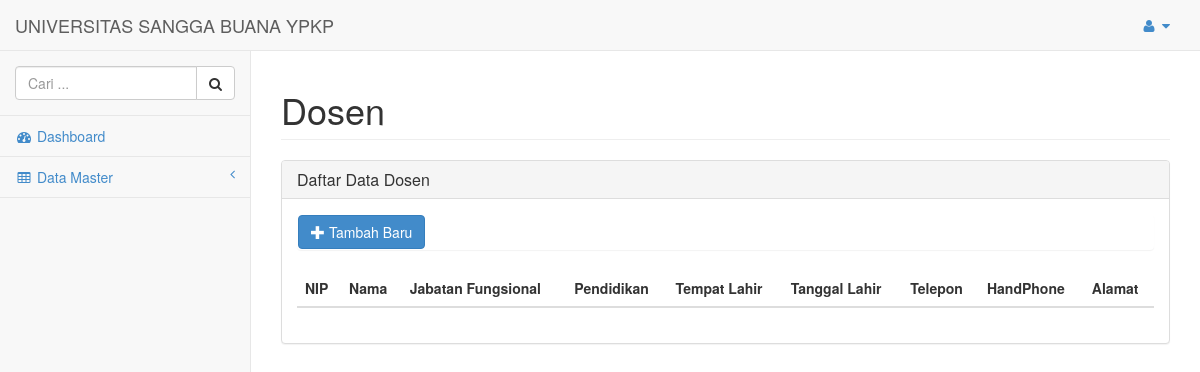
/index.php/pengaturan/dosen, run on an earlier commit of the app's database.
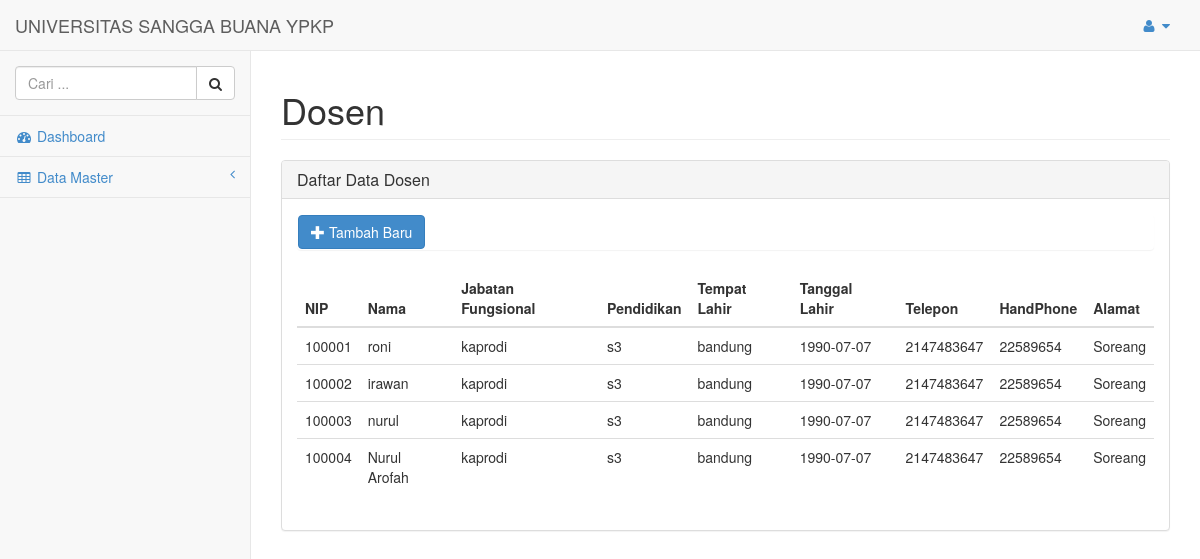
And on a later commit of the database.
### tables this page shows
CREATE TABLE `usb_dosen` (
  `nip` varchar(6) NOT NULL,
  `nm_dosen` varchar(30) NOT NULL,
  `jab_fungsional` varchar(20) NOT NULL,
  `pendidikan` varchar(20) NOT NULL,
  `tempat_lahir` varchar(30) NOT NULL,
  `tgl_lahir` date NOT NULL,
  `no_tlp` int(11) NOT NULL,
  `no_hp` int(11) NOT NULL,
  `alamat` text NOT NULL,
  PRIMARY KEY (`nip`)
);

### application/views/belakang/template.php (called while the page is built)
<?php
$this->load->view('belakang/header');
$this->load->view('belakang/sidebar');
$this->load->view('belakang/footer');

### application/controllers/pengaturan.php (called while the page is built, shortened)
<?php if ( ! defined('BASEPATH')) exit('No direct script access allowed');
class Pengaturan extends CI_Controller {
	public function __construct()
	{
		$this->load->model('mdosen');
	}
	public function dosen()
	{
		$data['records']=$this->mdosen->getAllDosen();
		$data['title']="Dosen";
		$data['maincontent']="belakang/form/dosen";
		$data['events']="belakang/javascript/dosen";
		$this->load->view('belakang/template', $data);
	}
}

### index.php (called while the page is built, shortened)
<?php
require_once BASEPATH.'core/CodeIgniter.php';

### application/models/mdosen.php (called while the page is built, shortened)
<?php if ( ! defined('BASEPATH')) exit('No direct script access allowed');
class Mdosen extends CI_Model {
	function getAllDosen()
	{
		$query=$this->db->get('usb_dosen');
		if($query->num_rows()>0){
			foreach ($query->result() as $row) {
				$xxx[]=$row;
			}
			return $xxx;
		}
	}
}

### application/views/belakang/form/dosen.php (the view, shortened to what this page needs)
<div class="panel panel-default">
	<div class="panel-heading">
    <h3 class="panel-title">Daftar Data Dosen</h3>
  </div>
    <div class="panel-body">
    	<div class="panel">
    		<button id="btambah" type="button" class="btn btn-primary" data-toggle="modal" data-target="#formBaru"><i class="glyphicon glyphicon-plus"></i> Tambah Baru</button>
    	</div>
    	<div class="table-responsive">
		    <table class="table table-hover display" id="example" cellspacing="0" width="100%">
		        <thead>
		            <tr>
		                <th>NIP</th>
		                <th>Nama</th>
		                <th>Jabatan Fungsional</th>
		                <th>Pendidikan</th>
		                <th>Tempat Lahir</th>
		                <th>Tanggal Lahir</th>
		                <th>Telepon</th>
		                <th>HandPhone</th>
		                <th>Alamat</th>
		            </tr>
		        </thead>
		        <tbody>
		        	<?php foreach ($records as $row): ?>
		            <tr>
		                <td><?php echo $row->nip; ?></td>
		                <td><?php echo $row->nm_dosen; ?></td>
		                <td><?php echo $row->jab_fungsional; ?></td>
		                <td><?php echo $row->pendidikan; ?></td>
		                <td><?php echo $row->tempat_lahir; ?></td>
		                <td><?php echo $row->tgl_lahir; ?></td>
		                <td><?php echo $row->no_tlp; ?></td>
		                <td><?php echo $row->no_hp; ?></td>
		                <td><?php echo $row->alamat; ?></td>
		            </tr>
		            <?php endforeach; ?>
		        </tbody>
		    </table>
		</div>
    </div>
</div>

### application/views/belakang/header.php (shortened to what this page needs)
<!DOCTYPE html>
<html>
<head>
    <link rel="stylesheet" href="<?php echo base_url().'assets/css/bootstrap.min.css'; ?>">
    <link rel="stylesheet" href="<?php echo base_url().'assets/font-awesome/css/font-awesome.css'; ?>">
    <link href="<?php echo base_url().'assets/css/plugins/dataTables/dataTables.bootstrap.css'?>" rel="stylesheet">
    <link rel="stylesheet" href="<?php echo base_url().'assets/css/sb-admin.css'; ?>">
    <link href="<?php echo base_url('assets/css/datepicker.css');?>" rel="stylesheet">
</head>
<body>
    <div id="wrapper">
        <nav class="navbar navbar-default navbar-fixed-top" role="navigation" style="margin-bottom: 0">
            <div class="navbar-header">
                <a class="navbar-brand" href="<?php echo base_url().'pengaturan'; ?>">UNIVERSITAS SANGGA BUANA YPKP</a>
            </div>
            <ul class="nav navbar-top-links navbar-right">
                <li class="dropdown">
                    <a class="dropdown-toggle" data-toggle="dropdown" href="#">
                        <i class="fa fa-user fa-fw"></i>  <i class="fa fa-caret-down"></i>
                    </a>
                </li>
            </ul>

### application/views/belakang/sidebar.php (shortened to what this page needs)
<div class="navbar-default navbar-static-side" role="navigation">
                <div class="sidebar-collapse">
                    <ul class="nav" id="side-menu">
                        <li class="sidebar-search">
                            <div class="input-group custom-search-form">
                                <input type="text" class="form-control" placeholder="Cari ...">
                                <span class="input-group-btn">
                                <button class="btn btn-default" type="button">
                                    <i class="fa fa-search"></i>
                                </button>
                            </span>
                            </div>
                        </li>
                        <li>
                            <a href="<?php echo base_url().'pengaturan';?>"><i class="fa fa-dashboard fa-fw"></i> Dashboard</a>
                        </li>
                        <li>
                            <a href="#"><i class="fa fa-table fa-fw"></i> Data Master<span class="fa arrow"></span></a>
                        </li>
                    </ul>
                </div>
            </div>
        </nav>
        <div id="page-wrapper">
            <div class="row">
                <div class="col-lg-12">
                    <h1 class="page-header"><?php echo $title; ?></h1>
                </div>
            </div>
            <?php $this->load->view($maincontent); ?>

### application/views/belakang/footer.php (shortened to what this page needs)
        </div>
    </div>
</body>
</html>

### assets/css/sb-admin.css (style rules this page uses)
body { padding-top: 100px; background-color: #f8f8f8; }
@media (min-width:768px) { body { padding-top: 50px; } }
#wrapper { width: 100%; }
#page-wrapper { padding: 0 15px; min-height: 568px; background-color: #fff; }
@media (min-width:768px) { #page-wrapper { position: inherit; margin: 0 0 0 250px; padding: 0 30px; min-height: 1300px; border-left: 1px solid #e7e7e7; } }
.navbar-top-links li { display: inline-block; }
.navbar-top-links li:last-child { margin-right: 15px; }
.navbar-top-links li a { padding: 15px; min-height: 50px; }
.navbar-static-side ul li { border-bottom: 1px solid #e7e7e7; }
.sidebar-search { padding: 15px; }
.arrow { float: right; }
.fa.arrow:before { content: "\f104"; }
@media (min-width:768px) { .navbar-static-side { z-index: 1; position: absolute; width: 250px; margin-top: 51px; } }

What changed in the data, as far as the page shows it:
added usb_dosen: nip "100001", nm_dosen "roni", jab_fungsional "kaprodi", pendidikan "s3", tempat_lahir "bandung", tgl_lahir "1990-07-07", no_tlp "2147483647", no_hp "22589654", alamat "Soreang"
added usb_dosen: nip "100002", nm_dosen "irawan", jab_fungsional "kaprodi", pendidikan "s3", tempat_lahir "bandung", tgl_lahir "1990-07-07", no_tlp "2147483647", no_hp "22589654", alamat "Soreang"
added usb_dosen: nip "100003", nm_dosen "nurul", jab_fungsional "kaprodi", pendidikan "s3", tempat_lahir "bandung", tgl_lahir "1990-07-07", no_tlp "2147483647", no_hp "22589654", alamat "Soreang"
added usb_dosen: nip "100004", nm_dosen "Nurul Arofah", jab_fungsional "kaprodi", pendidikan "s3", tempat_lahir "bandung", tgl_lahir "1990-07-07", no_tlp "2147483647", no_hp "22589654", alamat "Soreang"
